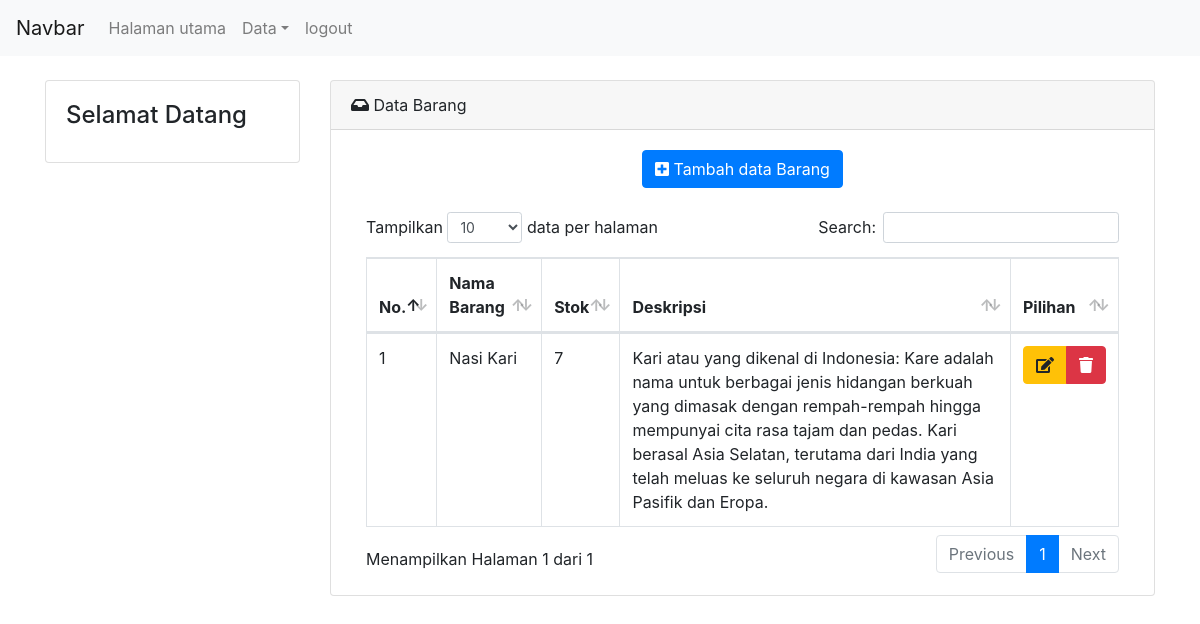
Page /halaman_admin/barang.php on the committed database.
### tables this page shows
CREATE TABLE `barang` (
  `id_barang` int(11) NOT NULL,
  `nama_barang` varchar(50) NOT NULL,
  `stok` int(10) NOT NULL,
  `deskripsi` text NOT NULL,
  `gambar` varchar(100) NOT NULL
);

### halaman_admin/barang.php (the view, shortened to what this page needs)
<?php session_start(); require_once '../connection.php'; ?>
<!doctype html>
<html lang="en">
  <head>
    <link rel="stylesheet" href="../assets/css/bootstrap.min.css">
    <link rel="stylesheet" href="../assets/css/dataTables.bootstrap4.min.css">
    <link rel="stylesheet" href="../assets/font-awesome-5/css/fontawesome-all.css">
  </head>
  <body>
    <?php include '../navbar/navbar_admin.php'; ?>
    <br>
    <div class="container">
        <div class="row">
            <div class="col-md-3">
                <div class="card">
                  <div class="card-body">
                    <h4 class="card-title">Selamat Datang <?= $_SESSION['username'] ?></h4>
                  </div>
                </div>
            </div>
            <div class="col-md-9">
                <div class="card">
                  <div class="card-header">
                    <i class="fas fa-inbox"></i> Data Barang
                  </div>
                  <div class="card-body">
                    <div class="center text-center">
                        <button type="button" class="btn btn-primary btn-md center text-center" data-toggle="modal" data-target="#addBarang">
                            <i class="fas fa-plus-square"></i> Tambah data Barang
                        </button>
                    </div>
                    <br>
                    <table id="databarang" class="table table-bordered" width="100%" cellspacing="0">
                        <thead>
                            <tr>
                                <th>No.</th>
                                <th>Nama Barang</th>
                                <th>Stok</th>
                                <th>Deskripsi</th>
                                <th>Pilihan</th>
                            </tr>
                        </thead>
                        <tbody>
                            <?php
                                $query = "SELECT * FROM barang";
                                $sql = $connect->query($query);
                                $i = 1;
                                while($data = $sql->fetch_array()){
                            ?>
                            <tr>
                                <td>1</td>
                                <td><?= $data['nama_barang'] ?></td>
                                <td><?= $data['stok'] ?></td>
                                <td><?= $data['deskripsi'] ?></td>
                                <td>
                                    <div class="btn-group" role="group" aria-label="">
                                        <button type="button" class="btn btn-warning" data-toggle="modal" data-target="#modelId<?= $data['id_barang'] ?>"><i class="fas fa-edit"></i></button>
                                        <a href="../CRUD/barang/barang_hapus.phpid=<?= $data['id_surat'] ?>" class="btn btn-danger"><i class="fas fa-trash"></i></a>
                                    </div>
                                </td>
                            </tr>
                            <?php $i++; } ?>
                        </tbody>
                    </table>
                  </div>
                </div>
            </div>
        </div>
    </div>
  </body>
</html>

### rows in the picture
barang: nama_barang "Nasi Kari", stok "7", deskripsi "Kari atau yang dikenal di Indonesia: Kare adalah nama untuk berbagai jenis hidangan berkuah yang dimasak dengan rempah-rempah hingga mempunyai cita rasa tajam dan pedas. Kari berasal Asia Selatan, terutama dari India yang telah meluas ke seluruh negara di kawasan Asia Pasifik dan Eropa."
